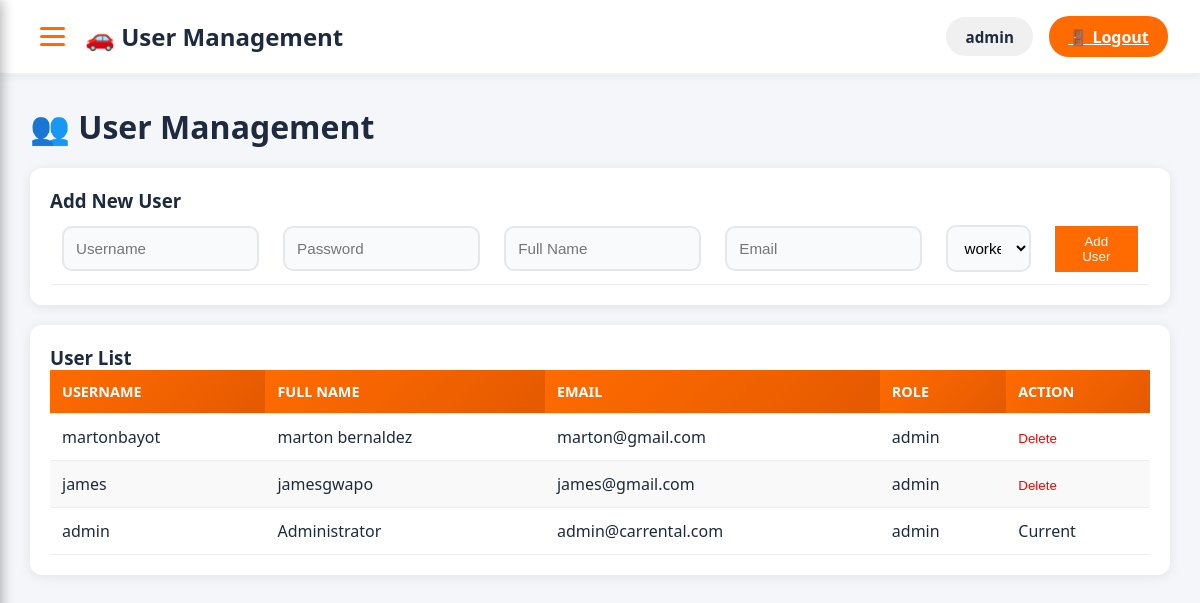
The page /admin/users.php (signed in) on the database its author committed.
### tables this page shows
CREATE TABLE `users` (
  `id` int(11) NOT NULL,
  `username` varchar(50) NOT NULL,
  `password` varchar(255) NOT NULL,
  `full_name` varchar(100) NOT NULL,
  `email` varchar(100) DEFAULT NULL,
  `phone` varchar(20) DEFAULT NULL,
  `role` enum('admin','worker','customer') DEFAULT 'customer',
  `created_at` timestamp NOT NULL DEFAULT current_timestamp()
);

### admin/users.php (the view, shortened to what this page needs)
<?php
require_once '../config/database.php';
$users = $pdo->query("SELECT * FROM users ORDER BY id DESC")->fetchAll();
?>
<!DOCTYPE html>
<html lang="en">
<head>
    <link rel="stylesheet" href="../assets/css/style.css">
    <link rel="stylesheet" href="../assets/css/sidebar.css">
    <link rel="stylesheet" href="../assets/css/admin.css">
</head>
<body>
<header>
    <div class="custom-header">
        <div class="header-left">
            <div class="hamburger-btn" onclick="toggleMenuAdmin()" title="Menu">
                <span></span>
                <span></span>
                <span></span>
            </div>
            <h2>🚗 User Management</h2>
        </div>
        <div class="header-right">
            <div class="user-section">
                <span class="username">
                    <?= htmlspecialchars($_SESSION['username'] ?? 'Admin'); ?>
                </span>
                <a href="../p_login/logout.php" class="logout-btn">🚪 Logout</a>
            </div>
        </div>
    </div>
</header>
<div class="dashboard">
    <div class="main">
        <h1>👥 User Management</h1>
        <div class="panel">
            <h3>Add New User</h3>
            <form method="POST">
                <table>
                    <tr><td><input type="text" name="username" placeholder="Username" required></td>
                    <td><input type="password" name="password" placeholder="Password" required></td>
                    <td><input type="text" name="full_name" placeholder="Full Name" required></td>
                    <td><input type="email" name="email" placeholder="Email"></td>
                    <td><select name="role"><option>worker</option><option>admin</option></select></td>
                    <td><button type="submit" name="add_user" style="background:#ff6b00; padding:8px 16px; border:none; color:white; cursor:pointer;">Add User</button></td></tr>
                </table>
            </form>
        </div>
        <div class="panel">
            <h3>User List</h3>
            <table>
                <thead><tr><th>Username</th><th>Full Name</th><th>Email</th><th>Role</th><th>Action</th></tr></thead>
                <tbody>
                    <?php foreach($users as $u): ?>
                    <tr>
                        <td><?= htmlspecialchars($u['username']) ?></td>
                        <td><?= htmlspecialchars($u['full_name']) ?></td>
                        <td><?= htmlspecialchars($u['email']) ?></td>
                        <td><?= $u['role'] ?></td>
                        <td><?php if($u['id'] != $_SESSION['user_id']): ?>
                            <form method="POST" style="display:inline;" onsubmit="return confirm('Delete?')">
                                <button type="submit" style="color:red; background:none; border:none; cursor:pointer;">Delete</button>
                            </form>
                        <?php else: ?>Current<?php endif; ?></td>
                    </tr>
                    <?php endforeach; ?>
                </tbody>
            </table>
        </div>
    </div>
</div>
</body>
</html>

### assets/css/style.css (style rules this page uses)
* { margin: 0; padding: 0; box-sizing: border-box; }
body { font-family: 'Segoe UI', Tahoma, Geneva, Verdana, sans-serif; color: #1e2a3e; background: #ffffff; }
header { display: flex; justify-content: space-between; align-items: center; padding: 1rem 2rem; background: white; border-bottom: 2px solid #eef2f6; position: sticky; top: 0; z-index: 100; box-shadow: 0 2px 8px rgba(0,0,0,0.05); }
.custom-header { display: flex; justify-content: space-between; align-items: center; width: 100%; }
.header-left { display: flex; align-items: center; gap: 12px; }
.header-left h2 { color: #1e2a3e; font-size: 1.5rem; font-weight: 700; margin: 0; }
.user-section { display: flex; align-items: center; gap: 1rem; margin-left: auto; }
.username { color: #1e2a3e; font-weight: 600; padding: 0.6rem 1.2rem; background: #f0f0f0; border-radius: 20px; font-size: 0.95rem; }
.logout-btn { background: #ff6b00; color: white !important; padding: 0.6rem 1.2rem; border-radius: 20px; border: none; cursor: pointer; font-weight: 600; transition: all 0.3s ease; display: inline-block; }

### assets/css/admin.css (style rules this page uses)
* { margin: 0; padding: 0; box-sizing: border-box; }
body { font-family: 'Segoe UI', Tahoma, Geneva, Verdana, sans-serif; background: #f4f6f9; }
.hamburger-btn { display: flex; flex-direction: column; gap: 5px; background: none; border: none; cursor: pointer; padding: 0.5rem; transition: all 0.3s ease; }
.hamburger-btn span { width: 25px; height: 3px; background: #ff6b00; border-radius: 3px; transition: all 0.3s ease; }
.dashboard { display: flex; min-height: 100vh; }
.main { flex: 1; padding: 30px; margin-left: 0; width: 100%; }
.main h1 { margin-bottom: 20px; color: #1e2a3e; font-size: 2rem; }
.panel { background: white; padding: 20px; border-radius: 12px; margin-top: 20px; box-shadow: 0 2px 12px rgba(0,0,0,0.08); }
table { width: 100%; border-collapse: collapse; }
th, td { padding: 12px; text-align: left; border-bottom: 1px solid #eee; }
th { background: linear-gradient(135deg, #ff6b00 0%, #e55a00 100%); color: white; font-weight: 600; text-transform: uppercase; font-size: 0.9rem; }
tbody tr { transition: background 0.2s ease; }
tbody tr:nth-child(even) { background: #f9f9f9; }
.panel form input, .panel form select, .panel form textarea { width: 100%; padding: 12px; border: 2px solid #e5e7eb; border-radius: 10px; background: #f8fafc; font-size: 0.95rem; transition: all 0.3s ease; }

### rows shown on the page
users: username "martonbayot", full_name "marton bernaldez", email "marton@gmail.com", role "admin"
users: username "james", full_name "jamesgwapo", email "james@gmail.com", role "admin"
users: username "admin", full_name "Administrator", email "admin@carrental.com", role "admin", shows "Current"

### other values the page prints
$_SESSION['username'] "admin"
